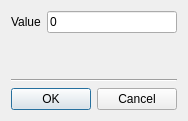
<?xml version="1.0" encoding="UTF-8"?>
<ui version="4.0">
 <class>ValueDialog</class>
 <widget class="QDialog" name="ValueDialog">
  <property name="windowModality">
   <enum>Qt::ApplicationModal</enum>
  </property>
  <property name="geometry">
   <rect>
    <x>0</x>
    <y>0</y>
    <width>211</width>
    <height>97</height>
   </rect>
  </property>
  <property name="focusPolicy">
   <enum>Qt::NoFocus</enum>
  </property>
  <property name="windowTitle">
   <string>Qr49: </string>
  </property>
  <property name="windowIcon">
   <iconset resource="qr49.qrc">
    <normaloff>:/icons/icons/toxic.png</normaloff>:/icons/icons/toxic.png</iconset>
  </property>
  <layout class="QVBoxLayout" name="verticalLayout">
   <property name="sizeConstraint">
    <enum>QLayout::SetFixedSize</enum>
   </property>
   <item>
    <layout class="QGridLayout" name="gridLayout">
     <item row="0" column="0">
      <widget class="QLabel" name="label_Value">
       <property name="text">
        <string>Value</string>
       </property>
      </widget>
     </item>
     <item row="0" column="1">
      <widget class="QLineEdit" name="lineEdit_Value">
       <property name="text">
        <string>0</string>
       </property>
      </widget>
     </item>
     <item row="1" column="1">
      <spacer name="verticalSpacer">
       <property name="orientation">
        <enum>Qt::Vertical</enum>
       </property>
       <property name="sizeHint" stdset="0">
        <size>
         <width>20</width>
         <height>40</height>
        </size>
       </property>
      </spacer>
     </item>
    </layout>
   </item>
   <item>
    <widget class="Line" name="line">
     <property name="orientation">
      <enum>Qt::Horizontal</enum>
     </property>
    </widget>
   </item>
   <item>
    <layout class="QHBoxLayout" name="horizontalLayout_2">
     <item>
      <widget class="QPushButton" name="action_OK">
       <property name="text">
        <string>OK</string>
       </property>
      </widget>
     </item>
     <item>
      <widget class="QPushButton" name="action_Cancel">
       <property name="text">
        <string>Cancel</string>
       </property>
      </widget>
     </item>
    </layout>
   </item>
  </layout>
 </widget>
 <layoutdefault spacing="6" margin="11"/>
 <tabstops>
  <tabstop>action_Cancel</tabstop>
 </tabstops>
 <resources>
  <include location="qr49.qrc"/>
 </resources>
 <connections>
  <connection>
   <sender>action_OK</sender>
   <signal>clicked()</signal>
   <receiver>ValueDialog</receiver>
   <slot>accept()</slot>
   <hints>
    <hint type="sourcelabel">
     <x>49</x>
     <y>67</y>
    </hint>
    <hint type="destinationlabel">
     <x>92</x>
     <y>45</y>
    </hint>
   </hints>
  </connection>
  <connection>
   <sender>action_Cancel</sender>
   <signal>clicked()</signal>
   <receiver>ValueDialog</receiver>
   <slot>reject()</slot>
   <hints>
    <hint type="sourcelabel">
     <x>135</x>
     <y>67</y>
    </hint>
    <hint type="destinationlabel">
     <x>92</x>
     <y>45</y>
    </hint>
   </hints>
  </connection>
  <connection>
   <sender>lineEdit_Value</sender>
   <signal>returnPressed()</signal>
   <receiver>ValueDialog</receiver>
   <slot>accept()</slot>
   <hints>
    <hint type="sourcelabel">
     <x>115</x>
     <y>23</y>
    </hint>
    <hint type="destinationlabel">
     <x>92</x>
     <y>45</y>
    </hint>
   </hints>
  </connection>
 </connections>
</ui>
